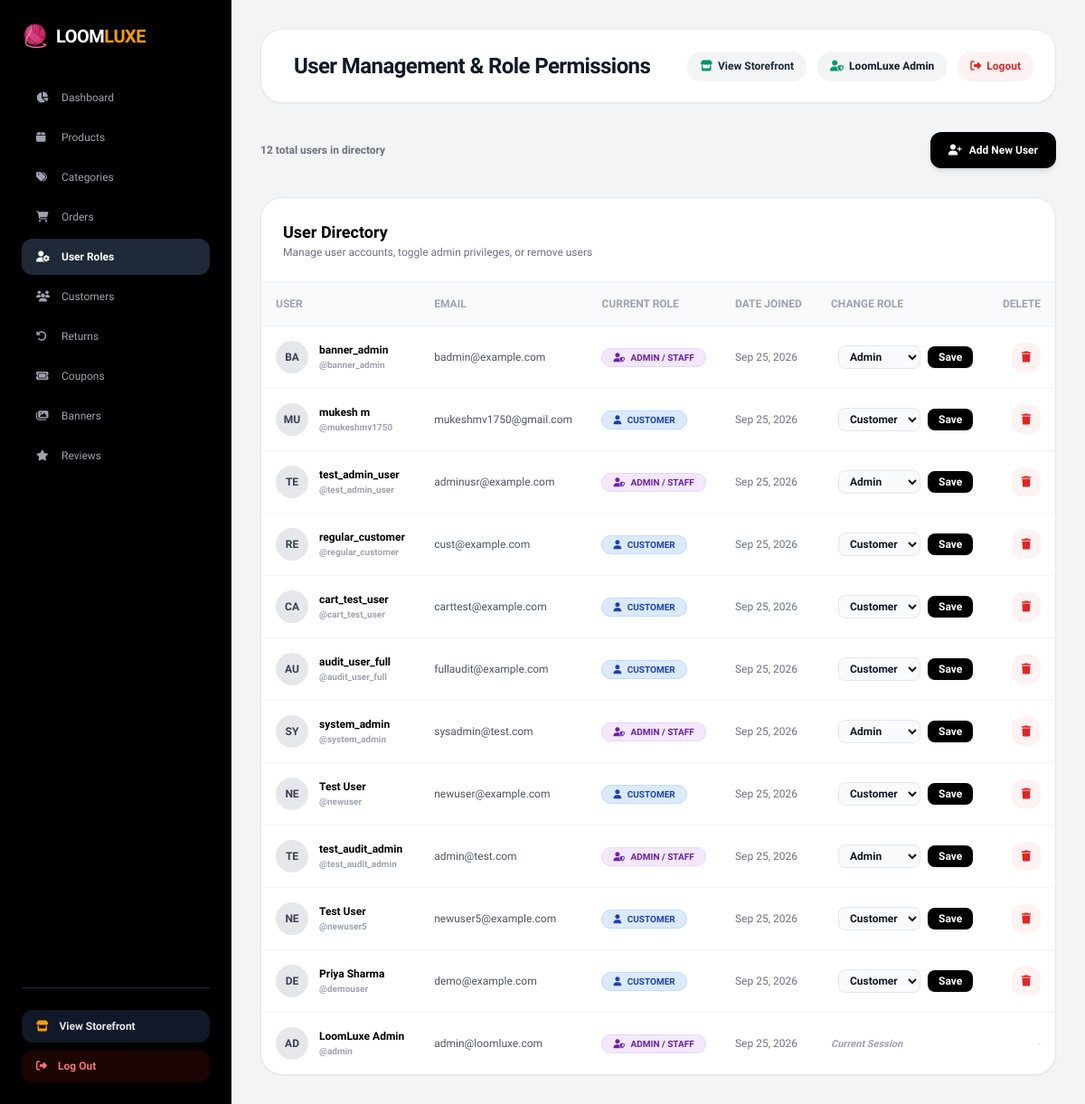
/dashboard/admin/users/ (signed in), run on the app's committed database.
### accounts/models.py (models this page shows, shortened)
class User(AbstractUser):
    email = models.EmailField(unique=True)
    phone = models.CharField(max_length=15, blank=True)
    avatar = models.ImageField(upload_to='avatars/', blank=True, null=True)
    date_of_birth = models.DateField(blank=True, null=True)
    gender = models.CharField(max_length=10, choices=[
        ('male', 'Male'),
        ('female', 'Female'),
        ('other', 'Other'),
    ], blank=True)
    is_verified = models.BooleanField(default=False)
    created_at = models.DateTimeField(auto_now_add=True)
    updated_at = models.DateTimeField(auto_now=True)
    class Meta:
        db_table = 'users'

### dashboard/views.py (the view)
# urls.py: path('users/', views.admin_users, name='admin_users'),
@admin_required
def admin_users(request):
    users = User.objects.all().order_by('-date_joined')
    return render(request, 'dashboard/admin_users.html', {'users_list': users})

### cart/context_processors.py (called while the page is built, shortened)
def cart_count(request):
    count = 0
    if request.user.is_authenticated:
        from .models import Cart
        try:
            cart = Cart.objects.get(user=request.user)
            count = cart.total_items
        except Cart.DoesNotExist:
            pass
    return {'cart_count': count}

### cart/models.py (called while the page is built)
    @property
    def total_items(self):
        return sum(item.quantity for item in self.items.all())

### dashboard/views.py (called while the page is built)
def admin_required(view_func):
    @wraps(view_func)
    def _wrapped_view(request, *args, **kwargs):
        if not request.user.is_authenticated:
            messages.info(request, "Please log in with an Administrator account to access the Admin Panel.")
            return redirect(f"/accounts/login/?next={request.path}")
        if not request.user.is_staff:
            messages.error(request, "Access denied. Administrator privileges are required.")
            return redirect('home')
        return view_func(request, *args, **kwargs)
    return _wrapped_view

### wishlist/context_processors.py (called while the page is built)
def wishlist_count(request):
    count = 0
    if request.user.is_authenticated:
        from .models import Wishlist
        count = Wishlist.objects.filter(user=request.user).count()
    return {'wishlist_count': count}

### templates/dashboard/admin_users.html (shortened to what this page needs)
{% extends 'dashboard/admin_base.html' %}
{% block header_title %}User Management & Role Permissions{% endblock %}
{% block content %}
<div class="flex flex-col sm:flex-row justify-between sm:items-center gap-4 mb-6">
    <span class="text-xs font-semibold text-gray-500">{{ users_list|length }} total user{{ users_list|length|pluralize }} in directory</span>
    <button onclick="toggleAddUserModal()" class="bg-black text-white text-xs font-bold px-5 py-3 rounded-xl hover:bg-gray-800 transition-all flex items-center justify-center space-x-2 shadow-md">
        <i class="fa-solid fa-user-plus"></i><span>Add New User</span>
    </button>
</div>
<div class="bg-white rounded-3xl shadow-sm border border-gray-200 overflow-hidden">
    <div class="p-6 border-b border-gray-100 flex flex-col sm:flex-row justify-between items-start sm:items-center gap-4">
        <div>
            <h3 class="font-extrabold text-lg text-black">User Directory</h3>
            <p class="text-xs text-gray-500">Manage user accounts, toggle admin privileges, or remove users</p>
        </div>
    </div>
    <div class="overflow-x-auto">
        <table class="w-full text-left text-xs">
            <thead class="bg-gray-50 uppercase text-gray-400 font-bold border-b border-gray-100">
                <tr>
                    <th class="p-4">User</th>
                    <th class="p-4">Email</th>
                    <th class="p-4">Current Role</th>
                    <th class="p-4">Date Joined</th>
                    <th class="p-4">Change Role</th>
                    <th class="p-4 text-right">Delete</th>
                </tr>
            </thead>
            <tbody class="divide-y divide-gray-100">
                {% for u in users_list %}
                <tr class="hover:bg-gray-50 transition-colors">
                    <td class="p-4 font-bold text-black flex items-center space-x-3">
                        <div class="w-9 h-9 rounded-full bg-gray-200 flex items-center justify-center font-extrabold text-gray-700 text-xs uppercase">
                            {{ u.username|slice:":2" }}
                        </div>
                        <div>
                            <span class="block font-bold text-black">{{ u.get_full_name|default:u.username }}</span>
                            <span class="text-[10px] text-gray-400">@{{ u.username }}</span>
                        </div>
                    </td>
                    <td class="p-4 text-gray-600 font-medium">{{ u.email }}</td>
                    <td class="p-4">
                        <span class="px-3 py-1 rounded-full font-bold uppercase text-[10px] {% if u.is_staff %}bg-purple-100 text-purple-800 border border-purple-200{% else %}bg-blue-100 text-blue-800 border border-blue-200{% endif %}">
                            <i class="fa-solid {% if u.is_staff %}fa-user-shield{% else %}fa-user{% endif %} mr-1"></i>
                            {% if u.is_staff %}Admin / Staff{% else %}Customer{% endif %}
                        </span>
                    </td>
                    <td class="p-4 text-gray-500">{{ u.date_joined|date:"M d, Y" }}</td>
                    <td class="p-4">
                        {% if u == request.user %}
                        <span class="text-[11px] font-semibold text-gray-400 italic">Current Session</span>
                        {% else %}
                        <form method="POST" action="{% url 'admin_toggle_user_role' u.id %}" class="flex items-center space-x-2">
                            <select name="role" class="bg-gray-50 border border-gray-200 rounded-lg px-2 py-1 text-xs font-semibold focus:outline-none">
                                <option value="customer" {% if not u.is_staff %}selected{% endif %}>Customer</option>
                                <option value="admin" {% if u.is_staff %}selected{% endif %}>Admin</option>
                            </select>
                            <button type="submit" class="bg-black hover:bg-gray-800 text-white px-3 py-1 rounded-lg text-xs font-bold transition-all shadow-sm">
                                Save
                            </button>
                        </form>
                        {% endif %}
                    </td>
                    <td class="p-4 text-right">
                        {% if u == request.user %}
                        <span class="text-gray-300">-</span>
                        {% else %}
                        <a href="{% url 'admin_delete_user' u.id %}" onclick="return confirm('Are you sure you want to delete user {{ u.username }}?')" title="Delete User" class="w-8 h-8 rounded-xl bg-red-50 text-red-600 hover:bg-red-600 hover:text-white inline-flex items-center justify-center transition-all">
                            <i class="fa-solid fa-trash text-xs"></i>
                        </a>
                        {% endif %}
                    </td>
                </tr>
                {% empty %}
                <tr><td colspan="6" class="p-8 text-center text-gray-400">No users found.</td></tr>
                {% endfor %}
            </tbody>
        </table>
    </div>
</div>
{% endblock %}

### templates/dashboard/admin_base.html (shortened to what this page needs)
<!DOCTYPE html>
<html lang="en">
<head>
    <script src="https://cdn.tailwindcss.com"></script>
    <link rel="stylesheet" href="https://cdnjs.cloudflare.com/ajax/libs/font-awesome/6.5.1/css/all.min.css">
</head>
<body class="bg-gray-100 font-sans text-gray-900 antialiased">
    <div class="flex min-h-screen relative">
        <aside id="admin-sidebar" class="fixed md:sticky top-0 inset-y-0 left-0 z-50 w-64 h-screen max-h-screen overflow-y-auto bg-black text-white p-6 flex flex-col justify-between flex-shrink-0 transform -translate-x-full md:translate-x-0 transition-transform duration-300 ease-in-out shadow-2xl md:shadow-none">
            <div class="space-y-8">
                <div class="flex items-center justify-between">
                    <a href="{% url 'admin_dashboard' %}" class="flex items-center space-x-2">
                        <span class="text-2xl">🧶</span>
                        <span class="text-xl font-black tracking-tight uppercase text-white">Loom<span class="text-amber-500">Luxe</span></span>
                    </a>
                </div>
                <nav class="space-y-1 font-medium text-xs">
                    <a href="{% url 'admin_dashboard' %}" class="flex items-center space-x-3 px-4 py-3 rounded-xl hover:bg-gray-900 transition-all {% if request.resolver_match.url_name == 'admin_dashboard' %}bg-gray-800 text-white font-bold{% else %}text-gray-400{% endif %}">
                        <i class="fa-solid fa-chart-pie w-4"></i><span>Dashboard</span>
                    </a>
                    <a href="{% url 'admin_products' %}" class="flex items-center space-x-3 px-4 py-3 rounded-xl hover:bg-gray-900 transition-all {% if 'product' in request.resolver_match.url_name %}bg-gray-800 text-white font-bold{% else %}text-gray-400{% endif %}">
                        <i class="fa-solid fa-box w-4"></i><span>Products</span>
                    </a>
                    <a href="{% url 'admin_categories' %}" class="flex items-center space-x-3 px-4 py-3 rounded-xl hover:bg-gray-900 transition-all {% if request.resolver_match.url_name == 'admin_categories' %}bg-gray-800 text-white font-bold{% else %}text-gray-400{% endif %}">
                        <i class="fa-solid fa-tags w-4"></i><span>Categories</span>
                    </a>
                    <a href="{% url 'admin_orders' %}" class="flex items-center space-x-3 px-4 py-3 rounded-xl hover:bg-gray-900 transition-all {% if request.resolver_match.url_name == 'admin_orders' %}bg-gray-800 text-white font-bold{% else %}text-gray-400{% endif %}">
                        <i class="fa-solid fa-cart-shopping w-4"></i><span>Orders</span>
                    </a>
                    <a href="{% url 'admin_users' %}" class="flex items-center space-x-3 px-4 py-3 rounded-xl hover:bg-gray-900 transition-all {% if request.resolver_match.url_name == 'admin_users' %}bg-gray-800 text-white font-bold{% else %}text-gray-400{% endif %}">
                        <i class="fa-solid fa-user-gear w-4"></i><span>User Roles</span>
                    </a>
                    <a href="{% url 'admin_customers' %}" class="flex items-center space-x-3 px-4 py-3 rounded-xl hover:bg-gray-900 transition-all {% if request.resolver_match.url_name == 'admin_customers' %}bg-gray-800 text-white font-bold{% else %}text-gray-400{% endif %}">
                        <i class="fa-solid fa-users w-4"></i><span>Customers</span>
                    </a>
                    <a href="{% url 'admin_returns' %}" class="flex items-center space-x-3 px-4 py-3 rounded-xl hover:bg-gray-900 transition-all {% if request.resolver_match.url_name == 'admin_returns' %}bg-gray-800 text-white font-bold{% else %}text-gray-400{% endif %}">
                        <i class="fa-solid fa-rotate-left w-4"></i><span>Returns</span>
                    </a>
                    <a href="{% url 'admin_coupons' %}" class="flex items-center space-x-3 px-4 py-3 rounded-xl hover:bg-gray-900 transition-all {% if request.resolver_match.url_name == 'admin_coupons' %}bg-gray-800 text-white font-bold{% else %}text-gray-400{% endif %}">
                        <i class="fa-solid fa-ticket w-4"></i><span>Coupons</span>
                    </a>
                    <a href="{% url 'admin_banners' %}" class="flex items-center space-x-3 px-4 py-3 rounded-xl hover:bg-gray-900 transition-all {% if request.resolver_match.url_name == 'admin_banners' %}bg-gray-800 text-white font-bold{% else %}text-gray-400{% endif %}">
                        <i class="fa-solid fa-images w-4"></i><span>Banners</span>
                    </a>
                    <a href="{% url 'admin_reviews' %}" class="flex items-center space-x-3 px-4 py-3 rounded-xl hover:bg-gray-900 transition-all {% if request.resolver_match.url_name == 'admin_reviews' %}bg-gray-800 text-white font-bold{% else %}text-gray-400{% endif %}">
                        <i class="fa-solid fa-star w-4"></i><span>Reviews</span>
                    </a>
                </nav>
            </div>
            <div class="pt-6 border-t border-gray-800 space-y-2 text-xs">
                <a href="{% url 'home' %}" target="_blank" rel="noopener noreferrer" class="flex items-center space-x-3 px-4 py-2.5 rounded-xl bg-gray-900 text-gray-200 hover:text-white hover:bg-gray-800 transition-all font-semibold">
                    <i class="fa-solid fa-store text-amber-500"></i>
                    <span>View Storefront</span>
                </a>
                <a href="{% url 'logout' %}" class="flex items-center space-x-3 px-4 py-2.5 rounded-xl bg-red-950/40 text-red-400 hover:text-red-300 hover:bg-red-900/60 transition-all font-semibold">
                    <i class="fa-solid fa-right-from-bracket"></i>
                    <span>Log Out</span>
                </a>
            </div>
        </aside>
        <main class="flex-1 p-4 sm:p-6 lg:p-8 space-y-6 sm:space-y-8 overflow-x-hidden min-w-0">
            <header class="flex flex-col sm:flex-row justify-between items-start sm:items-center gap-4 bg-white p-4 sm:p-6 rounded-3xl shadow-sm border border-gray-200">
                <div class="flex items-center space-x-3 w-full sm:w-auto justify-between sm:justify-start">
                    <div class="flex items-center space-x-3">
                        <h1 class="text-xl sm:text-2xl font-extrabold tracking-tight">{% block header_title %}Admin Control Panel{% endblock %}</h1>
                    </div>
                </div>
                <div class="flex flex-wrap items-center gap-2 sm:gap-3 w-full sm:w-auto justify-end border-t sm:border-t-0 pt-3 sm:pt-0 border-gray-100">
                    <a href="{% url 'home' %}" target="_blank" rel="noopener noreferrer" class="text-xs font-bold bg-gray-100 hover:bg-gray-200 text-gray-800 px-3.5 py-2 rounded-full transition-all flex items-center space-x-1.5 shadow-sm" title="View Storefront (Opens in New Tab)">
                        <i class="fa-solid fa-store text-emerald-600"></i>
                        <span>View Storefront</span>
                    </a>
                    <span class="text-xs font-semibold bg-gray-100 px-3.5 py-2 rounded-full flex items-center shadow-sm">
                        <i class="fa-solid fa-user-shield text-emerald-600 mr-1.5"></i>
                        <span>{{ user.get_full_name|default:user.username }}</span>
                    </span>
                    <a href="{% url 'logout' %}" class="text-xs font-bold bg-red-50 text-red-600 hover:bg-red-100 px-3.5 py-2 rounded-full transition-all flex items-center space-x-1.5 shadow-sm" title="Log Out">
                        <i class="fa-solid fa-right-from-bracket"></i>
                        <span>Logout</span>
                    </a>
                </div>
            </header>
            {% block content %}{% endblock %}
        </main>
    </div>
</body>
</html>

### data on the page
User: get_full_name "LoomLuxe Admin", username "AD", username "admin", email "admin@loomluxe.com", is_staff True (drawn), date_joined "Sep 25, 2026", shows "Current Session"
User: username "BA", get_full_name "banner_admin", username "banner_admin", email "badmin@example.com", shows "ADMIN / STAFF", date_joined "Sep 25, 2026", role "Admin"
User: username "MU", get_full_name "mukesh m", username "mukeshmv1750", email "mukeshmv1750@gmail.com", shows "CUSTOMER", date_joined "Sep 25, 2026", role "Customer"
User: username "TE", get_full_name "test_admin_user", username "test_admin_user", email "adminusr@example.com", shows "ADMIN / STAFF", date_joined "Sep 25, 2026", role "Admin"
User: username "RE", get_full_name "regular_customer", username "regular_customer", email "cust@example.com", shows "CUSTOMER", date_joined "Sep 25, 2026", role "Customer"
User: username "CA", get_full_name "cart_test_user", username "cart_test_user", email "carttest@example.com", shows "CUSTOMER", date_joined "Sep 25, 2026", role "Customer"
User: username "AU", get_full_name "audit_user_full", username "audit_user_full", email "fullaudit@example.com", shows "CUSTOMER", date_joined "Sep 25, 2026", role "Customer"
User: username "SY", get_full_name "system_admin", username "system_admin", email "sysadmin@test.com", shows "ADMIN / STAFF", date_joined "Sep 25, 2026", role "Admin"
User: username "NE", get_full_name "Test User", username "newuser", email "newuser@example.com", shows "CUSTOMER", date_joined "Sep 25, 2026", role "Customer"
User: username "TE", get_full_name "test_audit_admin", username "test_audit_admin", email "admin@test.com", shows "ADMIN / STAFF", date_joined "Sep 25, 2026", role "Admin"
User: username "NE", get_full_name "Test User", username "newuser5", email "newuser5@example.com", shows "CUSTOMER", date_joined "Sep 25, 2026", role "Customer"
User: username "DE", get_full_name "Priya Sharma", username "demouser", email "demo@example.com", shows "CUSTOMER", date_joined "Sep 25, 2026", role "Customer"

### other printed values
{{ users_list|length }} "12"
